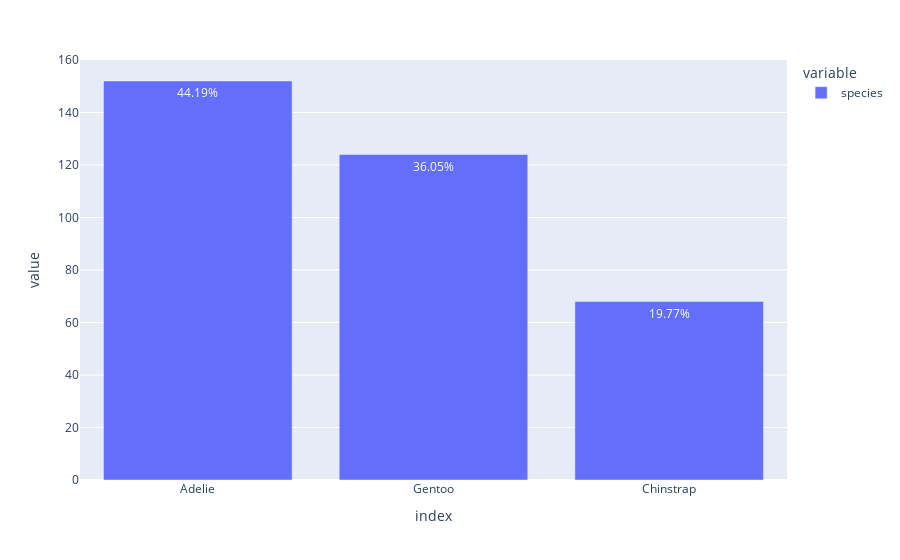

The cell this chart's notebook holds for it:
### Code cell
px.bar(df.species.value_counts(), text=[f'{len(df[df.species==s])*100/len(df):.2f}%' for s in df.species.unique()])

### Figure 1 — Plotly figure (JSON) as saved in the notebook; plotly's stock layout.template omitted (floating-point values rounded to 4 significant figures)
{"data": [{"alignmentgroup": "True", "hovertemplate": "variable=species<br>index=%{x}<br>value=%{y}<br>text=%{text}<extra></extra>", "legendgroup": "species", "marker": {"color": "#636efa"}, "name": "species", "offsetgroup": "species", "orientation": "v", "showlegend": true, "text": ["44.19%", "36.05%", "19.77%"], "textposition": "auto", "type": "bar", "x": ["Adelie", "Gentoo", "Chinstrap"], "xaxis": "x", "y": [152, 124, 68], "yaxis": "y"}], "layout": {"barmode": "relative", "legend": {"title": {"text": "variable"}, "tracegroupgap": 0}, "margin": {"t": 60}, "xaxis": {"anchor": "y", "domain": [0, 1], "title": {"text": "index"}}, "yaxis": {"anchor": "x", "domain": [0, 1], "title": {"text": "value"}}}}
